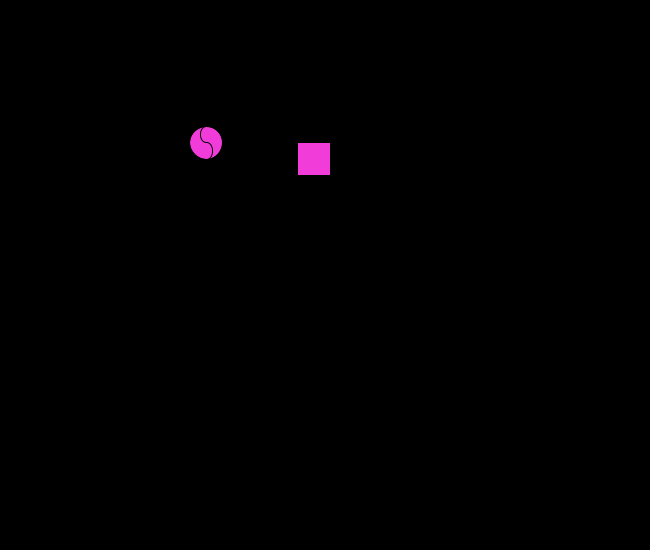
Frame 1 (no input)
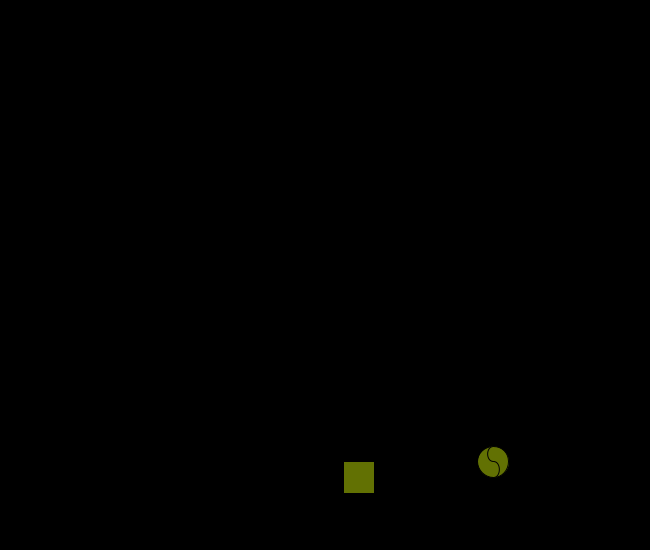
Frame 60 (the mouse pressed at the canvas centre just before this capture)
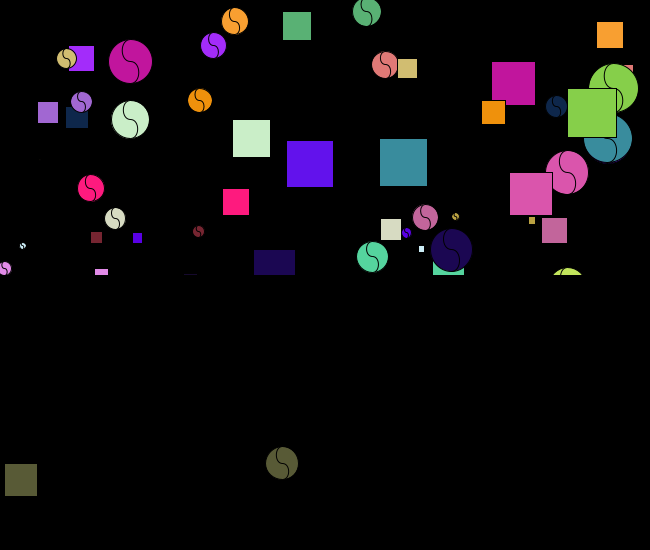
Frame 120 (the mouse held since frame 60 and released just before this capture)

The Processing sketch that drew these frames (run headless with seeded random() and noise(); from frame 60 on, the mouse is pressed at the canvas centre):

// Processing sketch: processing_107771
// ── processing_107771.pde

/**
 
 Author: Greg Westerfield, Jr.
 
 All the shapes above the mouse will randomly appear and stay. 
 All the shapes below the mouse will randomly appear and then disappear immediatly after appearing. 
 To clear the entire screen press and release the mouse.

 */
 

int x1Line;
int x2Line;
int yLine;


void setup() {
  size(650, 550);
  x1Line = 0;
  x2Line = width;
  frameRate(10);
  background(0, 0, 0);
}


void draw() {

  float d = random(50);
  float rand = random(height);
  yLine= mouseY;
  line(x1Line, yLine, x2Line, yLine);
  fill(0);
  rect(0, yLine, width, height - yLine );
  fill(random(255), random(255), random(255));
  yingyang( random(0, width), rand, d );
  rect(random(0, width), rand, d, d);
}


void mouseReleased() {
  background(0);
}

void yingyang(float x, float y, float d) {

  float w = d/4;
  ellipse( x, y, d, d );

  float x1 = x;
  float y1 = y;
  float x2 = x;
  float y2 = y + d/2;

  float cx1 = x+w;
  float cy1 = y1;
  float cx2 = x+w;
  float cy2 = y2;

  stroke(0);
  bezier(x1, y1, cx1, cy1, cx2, cy2, x2, y2);
  stroke(0);

  y2 = y - d/2;
  cx1 = x-w;
  cx2 = x-w;
  cy2 = y2;

  bezier(x1, y1, cx1, cy1, cx2, cy2, x2, y2);
}
